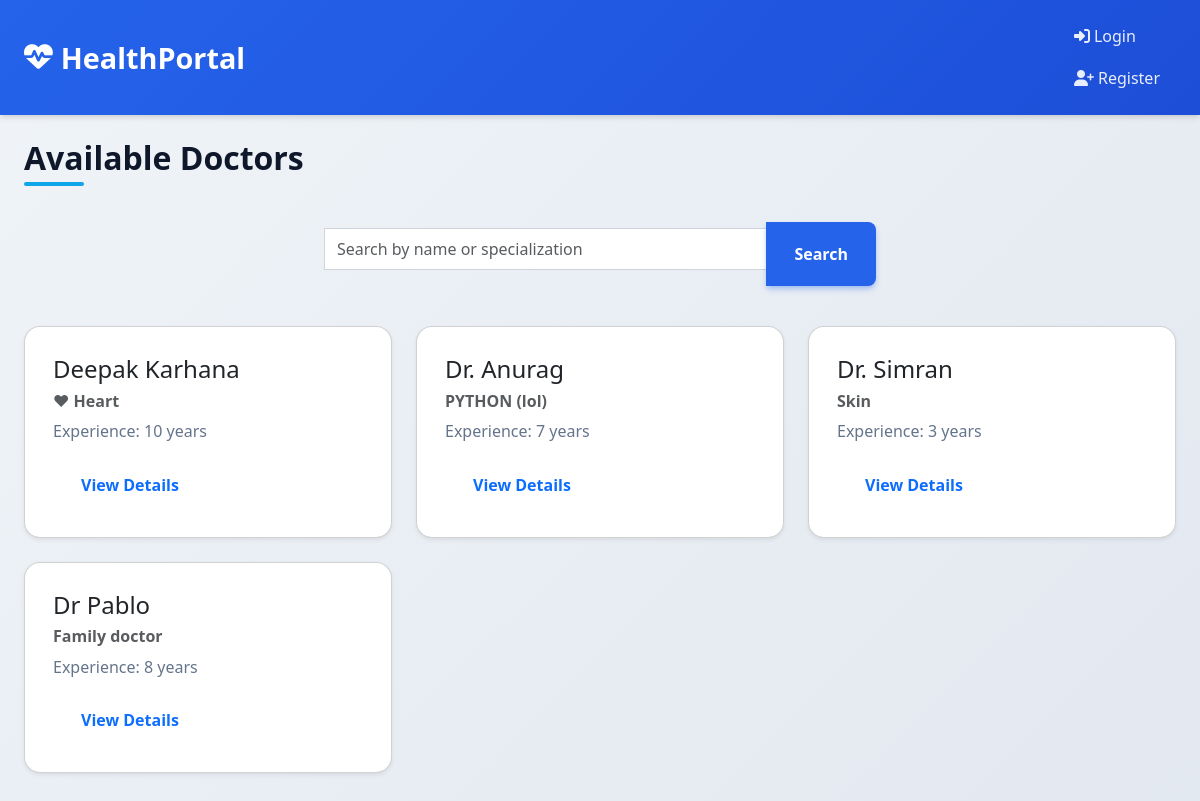
The app's page /doctors/ with its own data.
### core/models.py (models this page shows, shortened)
class Doctor(models.Model):
    name = models.CharField(max_length=100)
    specialization = models.CharField(max_length=100)
    experience = models.PositiveIntegerField()
    description = models.TextField(blank=True)

### core/views.py (the view)
# urls.py: path('doctors/', views.doctor_list, name='doctor_list'),
def doctor_list(request):
    doctors = Doctor.objects.all()
    query = request.GET.get('q')
    if query:
        doctors = doctors.filter(specialization__icontains=query) | doctors.filter(name__icontains=query)
    return render(request, 'doctor_list.html', {'doctors': doctors})

### templates/doctor_list.html (shortened to what this page needs)
{% load static %}
<!DOCTYPE html>
<html lang="en">
<head>
    <link href="https://cdn.jsdelivr.net/npm/bootstrap@5.3.3/dist/css/bootstrap.min.css" rel="stylesheet" />
    <link rel="stylesheet" href="{% static 'css/style.css' %}" />
    <link rel="stylesheet" href="https://cdnjs.cloudflare.com/ajax/libs/font-awesome/6.4.0/css/all.min.css" />
</head>
<body>
    {% include 'includes/navbar.html' %}
    <div class="container mt-4">
        <h2>Available Doctors</h2>
        <form method="get" class="input-group mb-3">
            <input type="text" name="q" class="form-control" placeholder="Search by name or specialization" value="{{ request.GET.q }}">
            <button type="submit" class="btn btn-primary">Search</button>
        </form>
        {% if doctors %}
            <div class="row">
                {% for doctor in doctors %}
                <div class="col-md-4 mb-4">
                    <div class="card h-100 shadow-sm">
                        <div class="card-body">
                            <h5 class="card-title">{{ doctor.name }}</h5>
                            <h6 class="card-subtitle mb-2 text-muted">{{ doctor.specialization }}</h6>
                            <p class="card-text">Experience: {{ doctor.experience }} years</p>
                            <a href="{% url 'doctor_detail' doctor.id %}" class="btn btn-outline-primary">View Details</a>
                        </div>
                    </div>
                </div>
                {% endfor %}
            </div>
        {% else %}
            <p>No doctors found.</p>
        {% endif %}
    </div>
</body>
</html>

### static/css/style.css (style rules this page uses)
:root { --primary: #2563eb; --primary-dark: #1d4ed8; --secondary: #0f172a; --accent: #0ea5e9; --light: #f8fafc; --gray: #64748b; --success: #10b981; --card-shadow: 0 20px 25px -5px rgba(0, 0, 0, 0.1), 0 8px 10px -6px rgba(0, 0, 0, 0.1); --hover-shadow: 0 25px 50px -12px rgba(0, 0, 0, 0.25); --transition: all 0.3s cubic-bezier(0.4, 0, 0.2, 1); }
* { box-sizing: border-box; margin: 0; padding: 0; }
body { font-family: 'Segoe UI', system-ui, -apple-system, sans-serif; background: linear-gradient(135deg, #f0f4f8 0%, #e2e8f0 100%); color: #1e293b; line-height: 1.6; min-height: 100vh; padding-bottom: 2rem; }
.container { max-width: 1200px; margin: 0 auto; padding: 0 1.5rem; }
h1, h2, h3, h4 { font-weight: 700; line-height: 1.2; color: var(--secondary); }
h2 { font-size: 2rem; margin-bottom: 1.25rem; position: relative; }
h2::after { content: ''; position: absolute; bottom: -8px; left: 0; width: 60px; height: 4px; background: var(--accent); border-radius: 4px; }
p { margin-bottom: 1rem; color: var(--gray); }
.card { background: white; border-radius: 16px; box-shadow: var(--card-shadow); overflow: hidden; transition: var(--transition); height: 100%; }
.card-body { padding: 1.75rem; }
.card-title { font-size: 1.5rem; margin-bottom: 0.75rem; }
.card-subtitle { color: var(--gray); font-weight: 600; margin-bottom: 1rem; display: block; }
.btn { display: inline-block; font-weight: 600; padding: 0.75rem 1.75rem; border-radius: 8px; text-align: center; text-decoration: none; cursor: pointer; transition: var(--transition); border: none; font-size: 1rem; }
.btn-primary { background: var(--primary); color: white; box-shadow: 0 4px 6px -1px rgba(37, 99, 235, 0.3), 0 2px 4px -1px rgba(37, 99, 235, 0.15); }
form { background-color: var(--card-bg); padding: 1.5rem; border-radius: var(--border-radius); box-shadow: var(--box-shadow); max-width: 600px; margin: 1rem auto 1.5rem; }
form input[type="text"], form input[type="date"], form input[type="time"], form select, form textarea { width: 100%; padding: 0.5rem 0.75rem; margin: 0.4rem 0 1rem 0; border: 1px solid #ced4da; border-radius: var(--border-radius); font-size: 1rem; transition: border-color var(--transition-fast), box-shadow var(--transition-fast); box-sizing: border-box; }

### records on screen
Doctor: name "Deepak Karhana", specialization "❤ Heart", experience "10"
Doctor: name "Dr. Anurag", specialization "PYTHON (lol)", experience "7"
Doctor: name "Dr. Simran", specialization "Skin", experience "3"
Doctor: name "Dr Pablo", specialization "Family doctor", experience "8"
